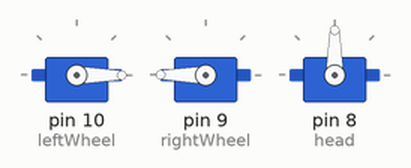
A sketch run on a simulated Arduino Uno, built with avr-gcc and run on an emulated ATmega328P. Shown: 3 × servo.

Above: at 0.1 s.
At 4.1 s:
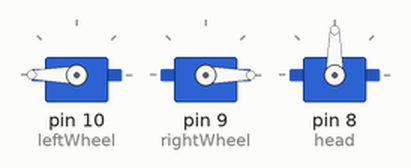
At 8.1 s:
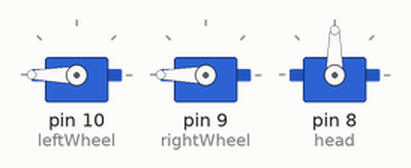
At 14.1 s:
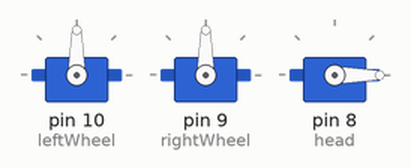
At 18.1 s:
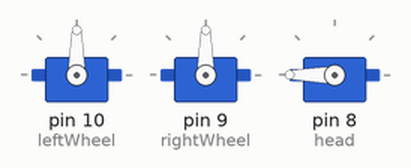
At 38.1 s:
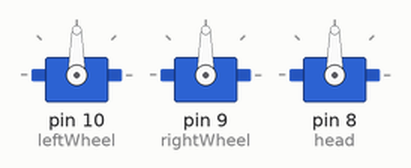
Timing chart, 0 to 39.6 s (numbered marks = the images above):
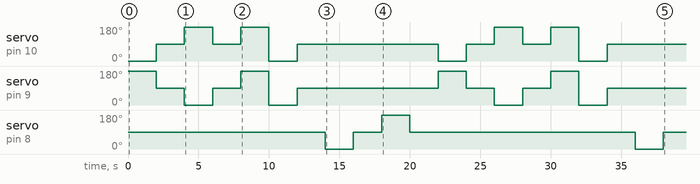

The sketch:

test_servos.ino
```cpp
#include <Servo.h>
#include "rov3rMovement.h"

Servo leftWheel;
Servo rightWheel;
Servo head;

rov3rMovement rov3r;

void setup() {
  // put your setup code here, to run once:
  rov3r.servoSetup();
}

void loop() {
  // put your main code here, to run repeatedly:
  //Test wheels
  rov3r.forward();
  delay(2000); //ms
  rov3r.fullStop();
  delay(2000);
  rov3r.reverse();
  delay(2000);
  rov3r.fullStop();
  delay(2000);
  rov3r.turnLeft();
  delay(2000);
  rov3r.turnRight();
  delay(2000);
  rov3r.fullStop();
  delay(2000);

  //Test Head
  rov3r.lookLeft();
  delay(2000);
  rov3r.lookForward();
  delay(2000);
  rov3r.lookRight();
  delay(2000);
  rov3r.lookForward();
  delay(2000);
}
```

rov3rMovement.cpp
```cpp
#include <Servo.h>
#include "Arduino.h"
#include "rov3rMovement.h"

/*
 * Servo Directions:
 * Stop: 90
 * Clockwise: 0
 * C.Clockwise: 180
 */

void rov3rMovement::fullStop(){
  leftWheel.write(90);
  rightWheel.write(90);
  return;
}

void rov3rMovement::forward(){
  leftWheel.write(0);
  rightWheel.write(180);
}

void rov3rMovement::reverse(){
  leftWheel.write(180);
  rightWheel.write(0);
}

void rov3rMovement::turnLeft(){
  leftWheel.write(180); //Back        |  ^   <-
  rightWheel.write(180); //Forward    v  |
}

void rov3rMovement::turnRight(){
  leftWheel.write(0); //Forward       ^  |   ->
  rightWheel.write(0); //Back         |  v
}

void rov3rMovement::lookLeft(){
  head.write(0);
}

void rov3rMovement::lookForward(){
  head.write(90);
}

void rov3rMovement::lookRight(){
  head.write(180);
}

void rov3rMovement::servoSetup(){
  leftWheel.attach(10);
  rightWheel.attach(9);
  head.attach(8);
}
```

rov3rMovement.h
```cpp
#ifndef rov3rMovment_h
#define rov3rMovment_h

#include <Servo.h>

class rov3rMovement{
	private:
		Servo leftWheel;
		Servo rightWheel;
		Servo head;

	public:
		//Wheels
		void forward();
		void reverse();
		void turnLeft();
		void turnRight();
    void fullStop();

		//Head
		void lookLeft();
		void lookRight();
		void lookForward();

		//Setup
		void servoSetup();
};

#endif
```

Measured:
- by itself, servo on pin 10 (leftWheel): 0° → 90° at 2.0 s, → 180° 2.0 s later, → 90° 2.0 s later, → 180° 2.0 s later, … (13 changes in this stretch)
- by itself, servo on pin 9 (rightWheel): 180° → 90° at 2.0 s, → 0° 2.0 s later, → 90° 2.0 s later, → 180° 2.0 s later, … (13 changes in this stretch)
- by itself, servo on pin 8 (head): 90° → 0° at 14.0 s, → 90° 2.0 s later, → 180° 2.0 s later, → 90° 2.0 s later, … (6 changes in this stretch)
